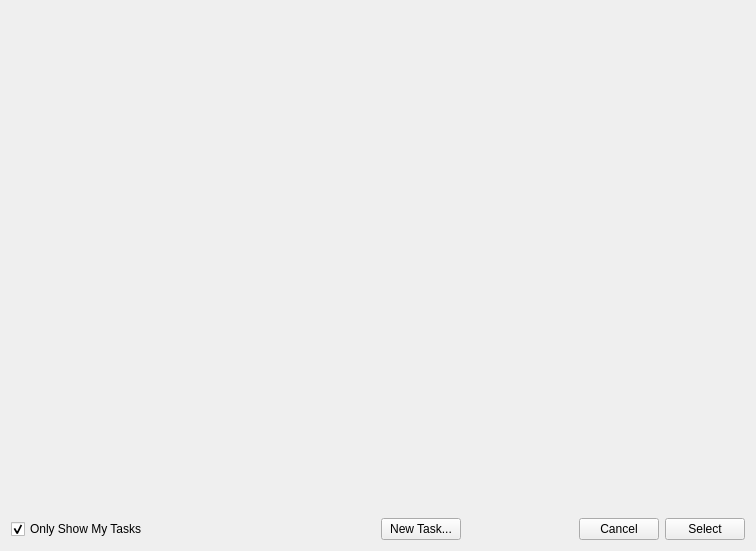
<?xml version="1.0" encoding="UTF-8"?>
<ui version="4.0">
 <class>SelectWorkAreaForm</class>
 <widget class="QWidget" name="SelectWorkAreaForm">
  <property name="geometry">
   <rect>
    <x>0</x>
    <y>0</y>
    <width>756</width>
    <height>551</height>
   </rect>
  </property>
  <property name="windowTitle">
   <string>Form</string>
  </property>
  <layout class="QVBoxLayout" name="verticalLayout">
   <item>
    <layout class="QGridLayout" name="gridLayout">
     <item row="0" column="0">
      <widget class="EntityBrowserWidget" name="entity_browser" native="true">
       <property name="sizePolicy">
        <sizepolicy hsizetype="Expanding" vsizetype="Expanding">
         <horstretch>0</horstretch>
         <verstretch>0</verstretch>
        </sizepolicy>
       </property>
      </widget>
     </item>
     <item row="0" column="1">
      <widget class="TaskBrowserWidget" name="task_browser" native="true">
       <property name="sizePolicy">
        <sizepolicy hsizetype="Expanding" vsizetype="Expanding">
         <horstretch>0</horstretch>
         <verstretch>0</verstretch>
        </sizepolicy>
       </property>
      </widget>
     </item>
     <item row="1" column="1">
      <layout class="QHBoxLayout" name="horizontalLayout_3">
       <item>
        <widget class="QPushButton" name="new_task_btn">
         <property name="text">
          <string>New Task...</string>
         </property>
        </widget>
       </item>
       <item>
        <spacer name="horizontalSpacer">
         <property name="orientation">
          <enum>Qt::Horizontal</enum>
         </property>
         <property name="sizeHint" stdset="0">
          <size>
           <width>40</width>
           <height>20</height>
          </size>
         </property>
        </spacer>
       </item>
       <item>
        <widget class="QPushButton" name="cancel_btn">
         <property name="text">
          <string>Cancel</string>
         </property>
        </widget>
       </item>
       <item>
        <widget class="QPushButton" name="select_btn">
         <property name="text">
          <string>Select</string>
         </property>
        </widget>
       </item>
      </layout>
     </item>
     <item row="1" column="0">
      <layout class="QHBoxLayout" name="horizontalLayout">
       <item>
        <widget class="QCheckBox" name="mine_only_cb">
         <property name="text">
          <string>Only Show My Tasks</string>
         </property>
         <property name="checked">
          <bool>true</bool>
         </property>
        </widget>
       </item>
      </layout>
     </item>
    </layout>
   </item>
  </layout>
 </widget>
 <customwidgets>
  <customwidget>
   <class>EntityBrowserWidget</class>
   <extends>QWidget</extends>
   <header>..entity_browser</header>
   <container>1</container>
  </customwidget>
  <customwidget>
   <class>TaskBrowserWidget</class>
   <extends>QWidget</extends>
   <header>..task_browser</header>
   <container>1</container>
  </customwidget>
 </customwidgets>
 <resources/>
 <connections/>
</ui>
